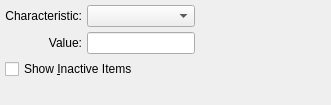
<?xml version="1.0" encoding="UTF-8"?>
<ui version="4.0">
 <comment>This file is part of the xTuple ERP: PostBooks Edition, a free and
open source Enterprise Resource Planning software suite,
Copyright (c) 1999-2010 by OpenMFG LLC, d/b/a xTuple.
It is licensed to you under the Common Public Attribution License
version 1.0, the full text of which (including xTuple-specific Exhibits)
is available at www.xtuple.com/CPAL.  By using this software, you agree
to be bound by its terms.</comment>
 <class>dspItemsByCharacteristic</class>
 <widget class="QWidget" name="dspItemsByCharacteristic">
  <property name="geometry">
   <rect>
    <x>0</x>
    <y>0</y>
    <width>331</width>
    <height>105</height>
   </rect>
  </property>
  <property name="windowTitle">
   <string>Items by Characteristic</string>
  </property>
  <layout class="QHBoxLayout" name="horizontalLayout">
   <item>
    <layout class="QVBoxLayout" name="verticalLayout">
     <item>
      <layout class="QHBoxLayout">
       <property name="spacing">
        <number>5</number>
       </property>
       <property name="margin">
        <number>0</number>
       </property>
       <item>
        <layout class="QVBoxLayout">
         <property name="spacing">
          <number>5</number>
         </property>
         <property name="margin">
          <number>0</number>
         </property>
         <item>
          <widget class="QLabel" name="_characteristicLit">
           <property name="text">
            <string>Characteristic:</string>
           </property>
           <property name="alignment">
            <set>Qt::AlignRight|Qt::AlignTrailing|Qt::AlignVCenter</set>
           </property>
          </widget>
         </item>
         <item>
          <widget class="QLabel" name="_valueLit">
           <property name="text">
            <string>Value:</string>
           </property>
           <property name="alignment">
            <set>Qt::AlignRight|Qt::AlignTrailing|Qt::AlignVCenter</set>
           </property>
          </widget>
         </item>
        </layout>
       </item>
       <item>
        <layout class="QVBoxLayout">
         <property name="spacing">
          <number>5</number>
         </property>
         <property name="margin">
          <number>0</number>
         </property>
         <item>
          <widget class="XComboBox" name="_char">
           <property name="sizePolicy">
            <sizepolicy hsizetype="Expanding" vsizetype="Fixed">
             <horstretch>0</horstretch>
             <verstretch>0</verstretch>
            </sizepolicy>
           </property>
          </widget>
         </item>
         <item>
          <widget class="XLineEdit" name="_value">
           <property name="enabled">
            <bool>true</bool>
           </property>
          </widget>
         </item>
        </layout>
       </item>
      </layout>
     </item>
     <item>
      <widget class="XCheckBox" name="_showInactive">
       <property name="text">
        <string>Show &amp;Inactive Items</string>
       </property>
      </widget>
     </item>
     <item>
      <spacer>
       <property name="orientation">
        <enum>Qt::Vertical</enum>
       </property>
       <property name="sizeType">
        <enum>QSizePolicy::Expanding</enum>
       </property>
       <property name="sizeHint" stdset="0">
        <size>
         <width>13</width>
         <height>0</height>
        </size>
       </property>
      </spacer>
     </item>
    </layout>
   </item>
   <item>
    <spacer name="horizontalSpacer">
     <property name="orientation">
      <enum>Qt::Horizontal</enum>
     </property>
     <property name="sizeHint" stdset="0">
      <size>
       <width>0</width>
       <height>20</height>
      </size>
     </property>
    </spacer>
   </item>
  </layout>
 </widget>
 <layoutdefault spacing="5" margin="5"/>
 <pixmapfunction>qPixmapFromMimeSource</pixmapfunction>
 <customwidgets>
  <customwidget>
   <class>XCheckBox</class>
   <extends>QCheckBox</extends>
   <header>xcheckbox.h</header>
  </customwidget>
  <customwidget>
   <class>XComboBox</class>
   <extends>QComboBox</extends>
   <header>xcombobox.h</header>
  </customwidget>
  <customwidget>
   <class>XLineEdit</class>
   <extends>QLineEdit</extends>
   <header>xlineedit.h</header>
  </customwidget>
 </customwidgets>
 <tabstops>
  <tabstop>_char</tabstop>
  <tabstop>_value</tabstop>
  <tabstop>_showInactive</tabstop>
 </tabstops>
 <resources/>
 <connections/>
</ui>
